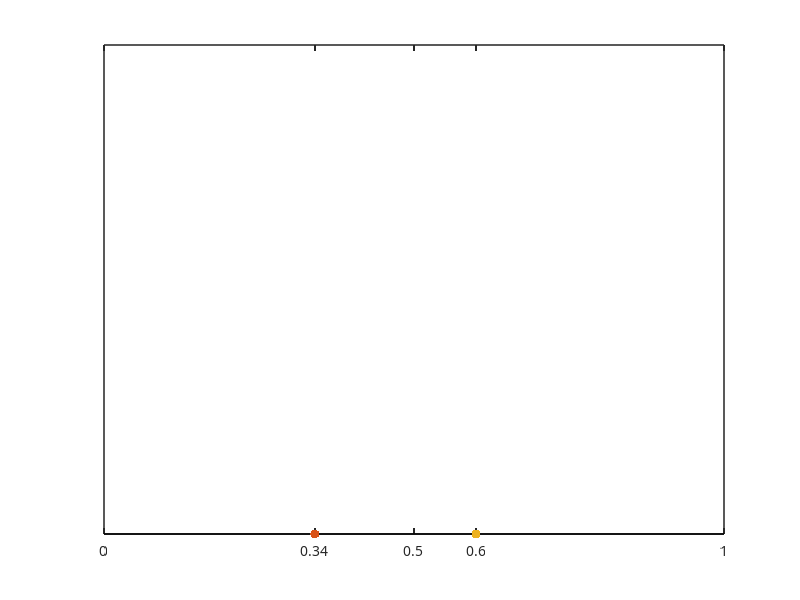

MATLAB code for this plot:
%% 画重新参数化的X轴数轴变化示意图

clear
close all
N=2;
x=linspace(0,1,2^(N-1)+1);
y=zeros(size(x));
plot(x,y,'color','k','linewidth', 1.1);


hold on
x1=0.34;
x2=0.6;
plot([x1 x2],0,'.','MarkerSize',20)

ylim([0 0.01])
set(gca,'ytick',[],'xtick',sort([x x1 x2]),'linewidth', 1.1, 'fontsize', 10, 'fontname', '微软雅黑')
